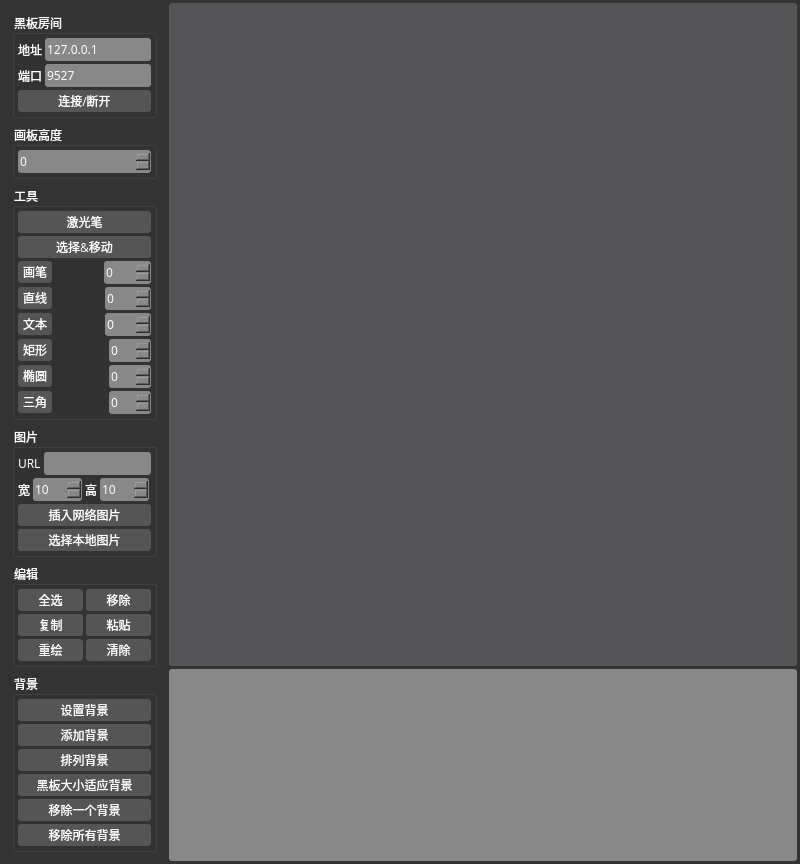
<?xml version="1.0" encoding="UTF-8"?>
<ui version="4.0">
 <class>BlackboardTestWindow</class>
 <widget class="QWidget" name="BlackboardTestWindow">
  <property name="geometry">
   <rect>
    <x>0</x>
    <y>0</y>
    <width>800</width>
    <height>805</height>
   </rect>
  </property>
  <property name="windowTitle">
   <string>Form</string>
  </property>
  <property name="styleSheet">
   <string notr="true">#BlackboardTestWindow{
background-color:#333333;
}
*{
color:white;
font-family:Microsoft YaHei;
}
QPushButton{
border:none;
background-color:#555555;
border-radius:3px;
padding:2px 5px;
}
QPushButton:hover{
background-color:#888888;
}
QPushButton:pressed{
background-color:#666666;
}
QLineEdit{
border:none;
background-color:#888888;
border-radius:3px;
padding:2px 0px;
}
QTextBrowser{
background-color:#888888;
border-radius:3px;
}
QSpinBox{
border:none;
background-color:#888888;
border-radius:3px;
padding:2px 0px;
}
#blackboard{
background-color:#555557;
border-radius:3px;
border:none;
}</string>
  </property>
  <layout class="QHBoxLayout" name="horizontalLayout">
   <property name="spacing">
    <number>3</number>
   </property>
   <property name="leftMargin">
    <number>3</number>
   </property>
   <property name="topMargin">
    <number>3</number>
   </property>
   <property name="rightMargin">
    <number>3</number>
   </property>
   <property name="bottomMargin">
    <number>3</number>
   </property>
   <item>
    <widget class="QWidget" name="toolbar" native="true">
     <property name="sizePolicy">
      <sizepolicy hsizetype="Fixed" vsizetype="Preferred">
       <horstretch>0</horstretch>
       <verstretch>0</verstretch>
      </sizepolicy>
     </property>
     <property name="styleSheet">
      <string notr="true"/>
     </property>
     <layout class="QVBoxLayout" name="verticalLayout">
      <item>
       <widget class="QGroupBox" name="groupBox_3">
        <property name="title">
         <string>黑板房间</string>
        </property>
        <layout class="QVBoxLayout" name="verticalLayout_7">
         <property name="spacing">
          <number>3</number>
         </property>
         <property name="leftMargin">
          <number>3</number>
         </property>
         <property name="topMargin">
          <number>3</number>
         </property>
         <property name="rightMargin">
          <number>3</number>
         </property>
         <property name="bottomMargin">
          <number>3</number>
         </property>
         <item>
          <layout class="QHBoxLayout" name="horizontalLayout_13">
           <property name="spacing">
            <number>3</number>
           </property>
           <item>
            <widget class="QLabel" name="label_5">
             <property name="sizePolicy">
              <sizepolicy hsizetype="Fixed" vsizetype="Preferred">
               <horstretch>0</horstretch>
               <verstretch>0</verstretch>
              </sizepolicy>
             </property>
             <property name="text">
              <string>地址</string>
             </property>
            </widget>
           </item>
           <item>
            <widget class="QLineEdit" name="leAddress">
             <property name="sizePolicy">
              <sizepolicy hsizetype="Preferred" vsizetype="Fixed">
               <horstretch>0</horstretch>
               <verstretch>0</verstretch>
              </sizepolicy>
             </property>
             <property name="maximumSize">
              <size>
               <width>16777215</width>
               <height>16777215</height>
              </size>
             </property>
             <property name="styleSheet">
              <string notr="true"/>
             </property>
             <property name="text">
              <string>127.0.0.1</string>
             </property>
            </widget>
           </item>
          </layout>
         </item>
         <item>
          <layout class="QHBoxLayout" name="horizontalLayout_14">
           <property name="spacing">
            <number>3</number>
           </property>
           <item>
            <widget class="QLabel" name="label_4">
             <property name="sizePolicy">
              <sizepolicy hsizetype="Fixed" vsizetype="Preferred">
               <horstretch>0</horstretch>
               <verstretch>0</verstretch>
              </sizepolicy>
             </property>
             <property name="text">
              <string>端口</string>
             </property>
            </widget>
           </item>
           <item>
            <widget class="QLineEdit" name="lePort">
             <property name="sizePolicy">
              <sizepolicy hsizetype="Preferred" vsizetype="Fixed">
               <horstretch>0</horstretch>
               <verstretch>0</verstretch>
              </sizepolicy>
             </property>
             <property name="maximumSize">
              <size>
               <width>16777215</width>
               <height>16777215</height>
              </size>
             </property>
             <property name="styleSheet">
              <string notr="true"/>
             </property>
             <property name="text">
              <string>9527</string>
             </property>
            </widget>
           </item>
          </layout>
         </item>
         <item>
          <widget class="QPushButton" name="btnConnectionToggle">
           <property name="text">
            <string>连接/断开</string>
           </property>
          </widget>
         </item>
        </layout>
       </widget>
      </item>
      <item>
       <widget class="QGroupBox" name="groupBox_2">
        <property name="title">
         <string>画板高度</string>
        </property>
        <layout class="QHBoxLayout" name="horizontalLayout_12">
         <property name="spacing">
          <number>3</number>
         </property>
         <property name="leftMargin">
          <number>3</number>
         </property>
         <property name="topMargin">
          <number>3</number>
         </property>
         <property name="rightMargin">
          <number>3</number>
         </property>
         <property name="bottomMargin">
          <number>3</number>
         </property>
         <item>
          <widget class="QSpinBox" name="blackboardHeight">
           <property name="maximum">
            <number>999999999</number>
           </property>
          </widget>
         </item>
        </layout>
       </widget>
      </item>
      <item>
       <widget class="QGroupBox" name="groupBoxTool">
        <property name="title">
         <string>工具</string>
        </property>
        <layout class="QVBoxLayout" name="verticalLayout_5">
         <property name="spacing">
          <number>3</number>
         </property>
         <property name="leftMargin">
          <number>3</number>
         </property>
         <property name="topMargin">
          <number>3</number>
         </property>
         <property name="rightMargin">
          <number>3</number>
         </property>
         <property name="bottomMargin">
          <number>3</number>
         </property>
         <item>
          <widget class="QPushButton" name="pointer">
           <property name="sizePolicy">
            <sizepolicy hsizetype="Preferred" vsizetype="Fixed">
             <horstretch>0</horstretch>
             <verstretch>0</verstretch>
            </sizepolicy>
           </property>
           <property name="text">
            <string>激光笔</string>
           </property>
           <property name="checkable">
            <bool>true</bool>
           </property>
          </widget>
         </item>
         <item>
          <widget class="QPushButton" name="picker">
           <property name="sizePolicy">
            <sizepolicy hsizetype="Preferred" vsizetype="Fixed">
             <horstretch>0</horstretch>
             <verstretch>0</verstretch>
            </sizepolicy>
           </property>
           <property name="text">
            <string>选择&amp;&amp;移动</string>
           </property>
           <property name="checkable">
            <bool>true</bool>
           </property>
          </widget>
         </item>
         <item>
          <widget class="QWidget" name="horizontalWidget" native="true">
           <layout class="QHBoxLayout" name="horizontalLayout_2">
            <property name="spacing">
             <number>2</number>
            </property>
            <property name="leftMargin">
             <number>0</number>
            </property>
            <property name="topMargin">
             <number>0</number>
            </property>
            <property name="rightMargin">
             <number>0</number>
            </property>
            <property name="bottomMargin">
             <number>0</number>
            </property>
            <item>
             <widget class="QPushButton" name="pen">
              <property name="sizePolicy">
               <sizepolicy hsizetype="Fixed" vsizetype="Fixed">
                <horstretch>0</horstretch>
                <verstretch>0</verstretch>
               </sizepolicy>
              </property>
              <property name="text">
               <string>画笔</string>
              </property>
              <property name="shortcut">
               <string>Ctrl+P</string>
              </property>
              <property name="checkable">
               <bool>true</bool>
              </property>
             </widget>
            </item>
            <item>
             <widget class="ColorDisplayer" name="penColor" native="true">
              <property name="minimumSize">
               <size>
                <width>23</width>
                <height>23</height>
               </size>
              </property>
              <property name="toolTip">
               <string>线条颜色</string>
              </property>
             </widget>
            </item>
            <item>
             <widget class="QSpinBox" name="penWeight">
              <property name="maximum">
               <number>100</number>
              </property>
             </widget>
            </item>
           </layout>
          </widget>
         </item>
         <item>
          <widget class="QWidget" name="widget_2" native="true">
           <layout class="QHBoxLayout" name="horizontalLayout_4">
            <property name="spacing">
             <number>3</number>
            </property>
            <property name="leftMargin">
             <number>0</number>
            </property>
            <property name="topMargin">
             <number>0</number>
            </property>
            <property name="rightMargin">
             <number>0</number>
            </property>
            <property name="bottomMargin">
             <number>0</number>
            </property>
            <item>
             <widget class="QPushButton" name="straight">
              <property name="sizePolicy">
               <sizepolicy hsizetype="Fixed" vsizetype="Fixed">
                <horstretch>0</horstretch>
                <verstretch>0</verstretch>
               </sizepolicy>
              </property>
              <property name="text">
               <string>直线</string>
              </property>
              <property name="checkable">
               <bool>true</bool>
              </property>
             </widget>
            </item>
            <item>
             <widget class="ColorDisplayer" name="straightColor" native="true">
              <property name="minimumSize">
               <size>
                <width>23</width>
                <height>23</height>
               </size>
              </property>
              <property name="toolTip">
               <string>线条颜色</string>
              </property>
             </widget>
            </item>
            <item>
             <widget class="QSpinBox" name="straightWeight">
              <property name="maximum">
               <number>100</number>
              </property>
             </widget>
            </item>
           </layout>
          </widget>
         </item>
         <item>
          <widget class="QWidget" name="widget" native="true">
           <layout class="QHBoxLayout" name="horizontalLayout_3">
            <property name="spacing">
             <number>3</number>
            </property>
            <property name="leftMargin">
             <number>0</number>
            </property>
            <property name="topMargin">
             <number>0</number>
            </property>
            <property name="rightMargin">
             <number>0</number>
            </property>
            <property name="bottomMargin">
             <number>0</number>
            </property>
            <item>
             <widget class="QPushButton" name="text">
              <property name="sizePolicy">
               <sizepolicy hsizetype="Fixed" vsizetype="Fixed">
                <horstretch>0</horstretch>
                <verstretch>0</verstretch>
               </sizepolicy>
              </property>
              <property name="text">
               <string>文本</string>
              </property>
              <property name="shortcut">
               <string>Ctrl+T</string>
              </property>
              <property name="checkable">
               <bool>true</bool>
              </property>
             </widget>
            </item>
            <item>
             <widget class="ColorDisplayer" name="textColor" native="true">
              <property name="minimumSize">
               <size>
                <width>23</width>
                <height>23</height>
               </size>
              </property>
              <property name="toolTip">
               <string>线条颜色</string>
              </property>
             </widget>
            </item>
            <item>
             <widget class="QSpinBox" name="textWeight">
              <property name="maximum">
               <number>100</number>
              </property>
             </widget>
            </item>
           </layout>
          </widget>
         </item>
         <item>
          <widget class="QWidget" name="horizontalWidget" native="true">
           <layout class="QHBoxLayout" name="horizontalLayout_5">
            <property name="spacing">
             <number>3</number>
            </property>
            <property name="leftMargin">
             <number>0</number>
            </property>
            <property name="topMargin">
             <number>0</number>
            </property>
            <property name="rightMargin">
             <number>0</number>
            </property>
            <property name="bottomMargin">
             <number>0</number>
            </property>
            <item>
             <widget class="QPushButton" name="rect">
              <property name="sizePolicy">
               <sizepolicy hsizetype="Fixed" vsizetype="Fixed">
                <horstretch>0</horstretch>
                <verstretch>0</verstretch>
               </sizepolicy>
              </property>
              <property name="text">
               <string>矩形</string>
              </property>
              <property name="shortcut">
               <string>Ctrl+R</string>
              </property>
              <property name="checkable">
               <bool>true</bool>
              </property>
             </widget>
            </item>
            <item>
             <widget class="ColorDisplayer" name="rectPenColor" native="true">
              <property name="minimumSize">
               <size>
                <width>23</width>
                <height>23</height>
               </size>
              </property>
              <property name="toolTip">
               <string>线条颜色</string>
              </property>
             </widget>
            </item>
            <item>
             <widget class="ColorDisplayer" name="rectBrushColor" native="true">
              <property name="minimumSize">
               <size>
                <width>23</width>
                <height>23</height>
               </size>
              </property>
              <property name="toolTip">
               <string>填充色</string>
              </property>
             </widget>
            </item>
            <item>
             <widget class="QSpinBox" name="rectWeight">
              <property name="maximum">
               <number>100</number>
              </property>
             </widget>
            </item>
           </layout>
          </widget>
         </item>
         <item>
          <widget class="QWidget" name="widget_3" native="true">
           <layout class="QHBoxLayout" name="horizontalLayout_6">
            <property name="spacing">
             <number>3</number>
            </property>
            <property name="leftMargin">
             <number>0</number>
            </property>
            <property name="topMargin">
             <number>0</number>
            </property>
            <property name="rightMargin">
             <number>0</number>
            </property>
            <property name="bottomMargin">
             <number>0</number>
            </property>
            <item>
             <widget class="QPushButton" name="ellipse">
              <property name="sizePolicy">
               <sizepolicy hsizetype="Fixed" vsizetype="Fixed">
                <horstretch>0</horstretch>
                <verstretch>0</verstretch>
               </sizepolicy>
              </property>
              <property name="text">
               <string>椭圆</string>
              </property>
              <property name="checkable">
               <bool>true</bool>
              </property>
             </widget>
            </item>
            <item>
             <widget class="ColorDisplayer" name="ellipsePenColor" native="true">
              <property name="minimumSize">
               <size>
                <width>23</width>
                <height>23</height>
               </size>
              </property>
              <property name="toolTip">
               <string>线条颜色</string>
              </property>
             </widget>
            </item>
            <item>
             <widget class="ColorDisplayer" name="ellipseBrushColor" native="true">
              <property name="minimumSize">
               <size>
                <width>23</width>
                <height>23</height>
               </size>
              </property>
              <property name="toolTip">
               <string>填充色</string>
              </property>
             </widget>
            </item>
            <item>
             <widget class="QSpinBox" name="ellipseWeight">
              <property name="maximum">
               <number>100</number>
              </property>
             </widget>
            </item>
           </layout>
          </widget>
         </item>
         <item>
          <widget class="QWidget" name="widget_4" native="true">
           <layout class="QHBoxLayout" name="horizontalLayout_7">
            <property name="spacing">
             <number>3</number>
            </property>
            <property name="leftMargin">
             <number>0</number>
            </property>
            <property name="topMargin">
             <number>0</number>
            </property>
            <property name="rightMargin">
             <number>0</number>
            </property>
            <property name="bottomMargin">
             <number>0</number>
            </property>
            <item>
             <widget class="QPushButton" name="triangle">
              <property name="sizePolicy">
               <sizepolicy hsizetype="Fixed" vsizetype="Fixed">
                <horstretch>0</horstretch>
                <verstretch>0</verstretch>
               </sizepolicy>
              </property>
              <property name="text">
               <string>三角</string>
              </property>
              <property name="checkable">
               <bool>true</bool>
              </property>
             </widget>
            </item>
            <item>
             <widget class="ColorDisplayer" name="trianglePenColor" native="true">
              <property name="minimumSize">
               <size>
                <width>23</width>
                <height>23</height>
               </size>
              </property>
              <property name="toolTip">
               <string>线条颜色</string>
              </property>
             </widget>
            </item>
            <item>
             <widget class="ColorDisplayer" name="triangleBrushColor" native="true">
              <property name="minimumSize">
               <size>
                <width>23</width>
                <height>23</height>
               </size>
              </property>
              <property name="toolTip">
               <string>填充色</string>
              </property>
             </widget>
            </item>
            <item>
             <widget class="QSpinBox" name="triangleWeight">
              <property name="maximum">
               <number>100</number>
              </property>
             </widget>
            </item>
           </layout>
          </widget>
         </item>
        </layout>
       </widget>
      </item>
      <item>
       <widget class="QGroupBox" name="groupBoxImage">
        <property name="title">
         <string>图片</string>
        </property>
        <layout class="QVBoxLayout" name="verticalLayout_2">
         <property name="spacing">
          <number>3</number>
         </property>
         <property name="leftMargin">
          <number>3</number>
         </property>
         <property name="topMargin">
          <number>3</number>
         </property>
         <property name="rightMargin">
          <number>3</number>
         </property>
         <property name="bottomMargin">
          <number>3</number>
         </property>
         <item>
          <layout class="QHBoxLayout" name="horizontalLayout_11">
           <item>
            <widget class="QLabel" name="label_3">
             <property name="text">
              <string>URL</string>
             </property>
            </widget>
           </item>
           <item>
            <widget class="QLineEdit" name="pictureUrl"/>
           </item>
          </layout>
         </item>
         <item>
          <layout class="QHBoxLayout" name="imageSizeRow">
           <item>
            <widget class="QLabel" name="label">
             <property name="sizePolicy">
              <sizepolicy hsizetype="Fixed" vsizetype="Preferred">
               <horstretch>0</horstretch>
               <verstretch>0</verstretch>
              </sizepolicy>
             </property>
             <property name="text">
              <string>宽</string>
             </property>
            </widget>
           </item>
           <item>
            <widget class="QSpinBox" name="spinBoxImageWidth">
             <property name="sizePolicy">
              <sizepolicy hsizetype="Fixed" vsizetype="Fixed">
               <horstretch>0</horstretch>
               <verstretch>0</verstretch>
              </sizepolicy>
             </property>
             <property name="minimum">
              <number>10</number>
             </property>
             <property name="maximum">
              <number>1920</number>
             </property>
             <property name="value">
              <number>10</number>
             </property>
             <property name="displayIntegerBase">
              <number>10</number>
             </property>
            </widget>
           </item>
           <item>
            <widget class="QLabel" name="label_2">
             <property name="sizePolicy">
              <sizepolicy hsizetype="Fixed" vsizetype="Preferred">
               <horstretch>0</horstretch>
               <verstretch>0</verstretch>
              </sizepolicy>
             </property>
             <property name="text">
              <string>高</string>
             </property>
            </widget>
           </item>
           <item>
            <widget class="QSpinBox" name="spinBoxImageHeight">
             <property name="sizePolicy">
              <sizepolicy hsizetype="Fixed" vsizetype="Fixed">
               <horstretch>0</horstretch>
               <verstretch>0</verstretch>
              </sizepolicy>
             </property>
             <property name="minimum">
              <number>10</number>
             </property>
             <property name="maximum">
              <number>1920</number>
             </property>
             <property name="value">
              <number>10</number>
             </property>
            </widget>
           </item>
          </layout>
         </item>
         <item>
          <widget class="QPushButton" name="imageInsert">
           <property name="sizePolicy">
            <sizepolicy hsizetype="Preferred" vsizetype="Fixed">
             <horstretch>0</horstretch>
             <verstretch>0</verstretch>
            </sizepolicy>
           </property>
           <property name="text">
            <string>插入网络图片</string>
           </property>
          </widget>
         </item>
         <item>
          <layout class="QHBoxLayout" name="imagebuttonrow">
           <property name="spacing">
            <number>0</number>
           </property>
           <item>
            <widget class="QPushButton" name="imagePick">
             <property name="sizePolicy">
              <sizepolicy hsizetype="Preferred" vsizetype="Fixed">
               <horstretch>0</horstretch>
               <verstretch>0</verstretch>
              </sizepolicy>
             </property>
             <property name="text">
              <string>选择本地图片</string>
             </property>
            </widget>
           </item>
          </layout>
         </item>
        </layout>
       </widget>
      </item>
      <item>
       <widget class="QGroupBox" name="groupBox">
        <property name="title">
         <string>编辑</string>
        </property>
        <layout class="QVBoxLayout" name="verticalLayout_3">
         <property name="spacing">
          <number>3</number>
         </property>
         <property name="leftMargin">
          <number>3</number>
         </property>
         <property name="topMargin">
          <number>3</number>
         </property>
         <property name="rightMargin">
          <number>3</number>
         </property>
         <property name="bottomMargin">
          <number>3</number>
         </property>
         <item>
          <layout class="QHBoxLayout" name="horizontalLayout_9">
           <item>
            <widget class="QPushButton" name="selectedAll">
             <property name="text">
              <string>全选</string>
             </property>
             <property name="shortcut">
              <string>Ctrl+A</string>
             </property>
            </widget>
           </item>
           <item>
            <widget class="QPushButton" name="remove">
             <property name="text">
              <string>移除</string>
             </property>
             <property name="shortcut">
              <string>Del</string>
             </property>
            </widget>
           </item>
          </layout>
         </item>
         <item>
          <layout class="QHBoxLayout" name="horizontalLayout_8">
           <item>
            <widget class="QPushButton" name="copy">
             <property name="text">
              <string>复制</string>
             </property>
             <property name="shortcut">
              <string>Ctrl+C</string>
             </property>
            </widget>
           </item>
           <item>
            <widget class="QPushButton" name="paste">
             <property name="text">
              <string>粘贴</string>
             </property>
             <property name="shortcut">
              <string>Ctrl+V</string>
             </property>
            </widget>
           </item>
          </layout>
         </item>
         <item>
          <layout class="QHBoxLayout" name="horizontalLayout_10">
           <item>
            <widget class="QPushButton" name="repaint">
             <property name="text">
              <string>重绘</string>
             </property>
            </widget>
           </item>
           <item>
            <widget class="QPushButton" name="clear">
             <property name="text">
              <string>清除</string>
             </property>
             <property name="shortcut">
              <string>Ctrl+Del</string>
             </property>
            </widget>
           </item>
          </layout>
         </item>
        </layout>
       </widget>
      </item>
      <item>
       <widget class="QGroupBox" name="gb_background">
        <property name="title">
         <string>背景</string>
        </property>
        <layout class="QVBoxLayout" name="verticalLayout_6">
         <property name="spacing">
          <number>3</number>
         </property>
         <property name="leftMargin">
          <number>3</number>
         </property>
         <property name="topMargin">
          <number>3</number>
         </property>
         <property name="rightMargin">
          <number>3</number>
         </property>
         <property name="bottomMargin">
          <number>3</number>
         </property>
         <item>
          <widget class="QPushButton" name="btn_set_background">
           <property name="sizePolicy">
            <sizepolicy hsizetype="Preferred" vsizetype="Fixed">
             <horstretch>0</horstretch>
             <verstretch>0</verstretch>
            </sizepolicy>
           </property>
           <property name="text">
            <string>设置背景</string>
           </property>
          </widget>
         </item>
         <item>
          <widget class="QPushButton" name="btn_add_background">
           <property name="text">
            <string>添加背景</string>
           </property>
          </widget>
         </item>
         <item>
          <widget class="QPushButton" name="btn_lay_backgrounds">
           <property name="text">
            <string>排列背景</string>
           </property>
          </widget>
         </item>
         <item>
          <widget class="QPushButton" name="btn_make_sure_show_all_backgrouns">
           <property name="text">
            <string>黑板大小适应背景</string>
           </property>
          </widget>
         </item>
         <item>
          <widget class="QPushButton" name="btn_remove_one_background">
           <property name="text">
            <string>移除一个背景</string>
           </property>
          </widget>
         </item>
         <item>
          <widget class="QPushButton" name="btn_clear_background">
           <property name="sizePolicy">
            <sizepolicy hsizetype="Preferred" vsizetype="Fixed">
             <horstretch>0</horstretch>
             <verstretch>0</verstretch>
            </sizepolicy>
           </property>
           <property name="text">
            <string>移除所有背景</string>
           </property>
          </widget>
         </item>
        </layout>
       </widget>
      </item>
      <item>
       <spacer name="verticalSpacer">
        <property name="orientation">
         <enum>Qt::Vertical</enum>
        </property>
        <property name="sizeHint" stdset="0">
         <size>
          <width>20</width>
          <height>40</height>
         </size>
        </property>
       </spacer>
      </item>
     </layout>
    </widget>
   </item>
   <item>
    <layout class="QVBoxLayout" name="verticalLayout_4">
     <property name="spacing">
      <number>3</number>
     </property>
     <item>
      <widget class="Blackboard" name="blackboard">
       <property name="baseSize">
        <size>
         <width>619</width>
         <height>602</height>
        </size>
       </property>
      </widget>
     </item>
     <item>
      <widget class="QTextBrowser" name="textBrowser">
       <property name="sizePolicy">
        <sizepolicy hsizetype="Preferred" vsizetype="Fixed">
         <horstretch>0</horstretch>
         <verstretch>0</verstretch>
        </sizepolicy>
       </property>
      </widget>
     </item>
    </layout>
   </item>
  </layout>
 </widget>
 <customwidgets>
  <customwidget>
   <class>Blackboard</class>
   <extends>QGraphicsView</extends>
   <header>Blackboard.h</header>
  </customwidget>
  <customwidget>
   <class>ColorDisplayer</class>
   <extends>QWidget</extends>
   <header>ColorDisplayer.h</header>
   <container>1</container>
  </customwidget>
 </customwidgets>
 <resources/>
 <connections/>
</ui>
